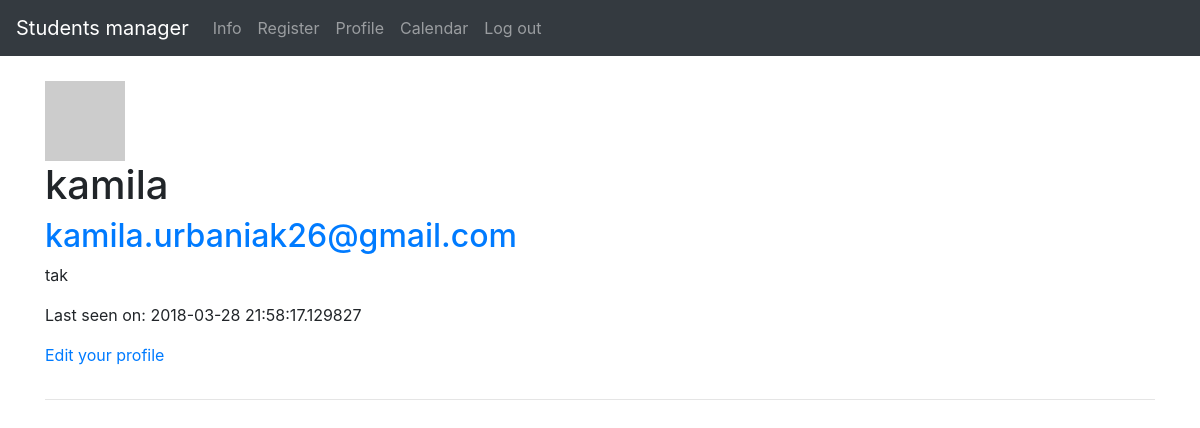
Before: /users/kamila (signed in) with the older database file.
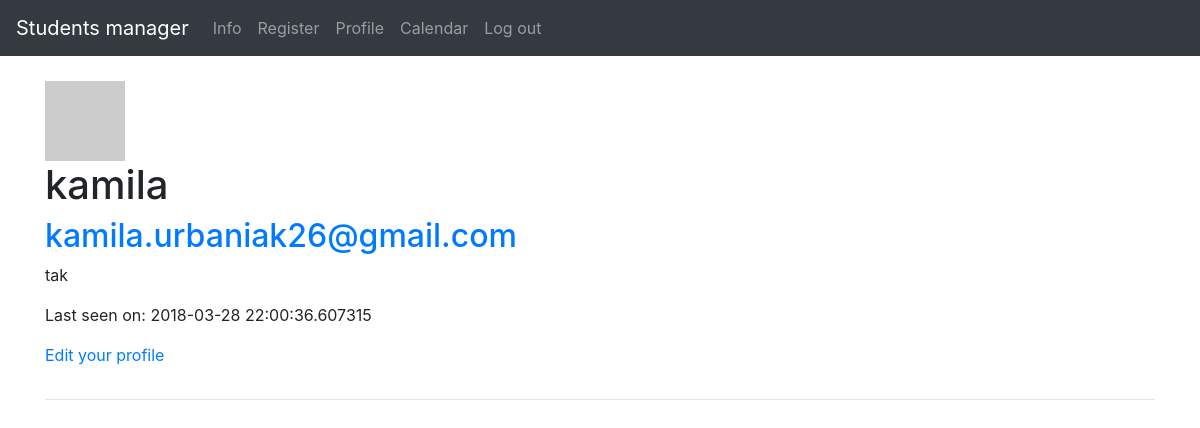
After: the same page with the newer database file.
### models.py (models this page shows, shortened)
class User(db.Model, UserMixin):
    __tablename__ = 'user'
    id = Column(Integer, autoincrement=True, primary_key=True)
    username = Column(String(25), default='', unique=True)
    active = Column(Boolean, default=True)
    email = Column(String(200), unique=True)
    password = Column(String(200), default='')
    admin = Column(Boolean, default=False)
    confirmed = Column(db.Boolean, nullable=False, default=False)
    confirmed_on = Column(db.DateTime, nullable=True)
    registered_on = Column(db.DateTime, nullable=False)
    about_me = Column(db.String(140))
    last_seen = Column(db.DateTime, default=datetime.utcnow)
    def get_id(self):
        return self.id
    def avatar(self, size):
        digest = md5(self.email.lower().encode('utf-8')).hexdigest()
        return 'https://www.gravatar.com/avatar/{}?d=identicon&s={}'.format(
            digest, size)

### views.py (the view)
@app.route('/users/<string:username>', methods=['GET'])
@login_required
def user(username):
    user = User.query.filter(User.username == username).first()
    return render_template('user/profile.html', user=user)

### views.py (called while the page is built)
@lm.user_loader
def load_user(user_id):
    return User.query.filter(User.id == user_id).first()

@app.before_request
def before_request():
    if current_user.is_authenticated:
        current_user.last_seen = datetime.utcnow()
        db.session.commit()

### templates/user/profile.html
{% extends "_base.html" %}
{% block content %}
    <table>
        <tr valign="top">
            <br>
            <img src="{{ user.avatar(128) }}">
            <h1>{{ user.username }}</h1>
            <h2><a class="u-email" href="mailto:<user.email>">{{ user.email }}</a></h2>
            {% if user.about_me %}<p>{{ user.about_me }}</p>{% endif %}
                {% if user.last_seen %}<p>Last seen on: {{ user.last_seen }}</p>{% endif %}
        {% if user == current_user %}
                <p><a href="/users/{{ current_user.username }}/edit_profile">Edit your profile</a></p>
                {% endif %}
        </tr>
    </table>
    <hr>
{% endblock %}

### templates/_base.html (shortened to what this page needs)
<!doctype html>
<html lang=en>
<head>
  <link rel="stylesheet" href="https://maxcdn.bootstrapcdn.com/bootstrap/4.0.0/css/bootstrap.min.css"
>
</head>
<body>
  <nav class="navbar navbar-expand-md navbar-dark bg-dark">
    <a class="navbar-brand" href="#">Students manager</a>
    <div class="collapse navbar-collapse">
      <ul class="navbar-nav mr-auto">
        <li class="nav-item{% if page_id == 'info' %} active{% endif %}">
          <a class="nav-link" href="{{ url_for('info') }}">Info</a>
        </li>
        <li class="nav-item{% if page_id == 'register' %} active{% endif %}">
          <a class="nav-link" href="{{ url_for('register') }}">Register</a>
        </li>
      <ul class="nav navbar-nav">
          {% if current_user.is_authenticated %}
               <li><a class="nav-link" href="/users/{{current_user.username}}">Profile</a></li>
              <li><a class="nav-link" href="{{ url_for('calendar')}}">Calendar</a></li>
          <li><a class="nav-link" href="{{ url_for('logout')}}">Log out</a></li>
          {% else %}
          <li><a class="nav-link" href="{{ url_for('login')}}">Log in</a></li>
              <li><a class="nav-link" href="{{ url_for('register') }}">Registration</a></li>
        </li>
          {% endif %}
      </ul>
      </ul>
    </div>
  </nav>
  <div class="container">
    <div class="row">
      <div class="col-12">
      </div>
    </div>
    {% block content %}{% endblock %}
  </div>
</body>
</html>

Changed rows visible on the page:
changed User "kamila": last_seen "2018-03-28 21:58:17.129827" → "2018-03-28 22:00:36.607315"
